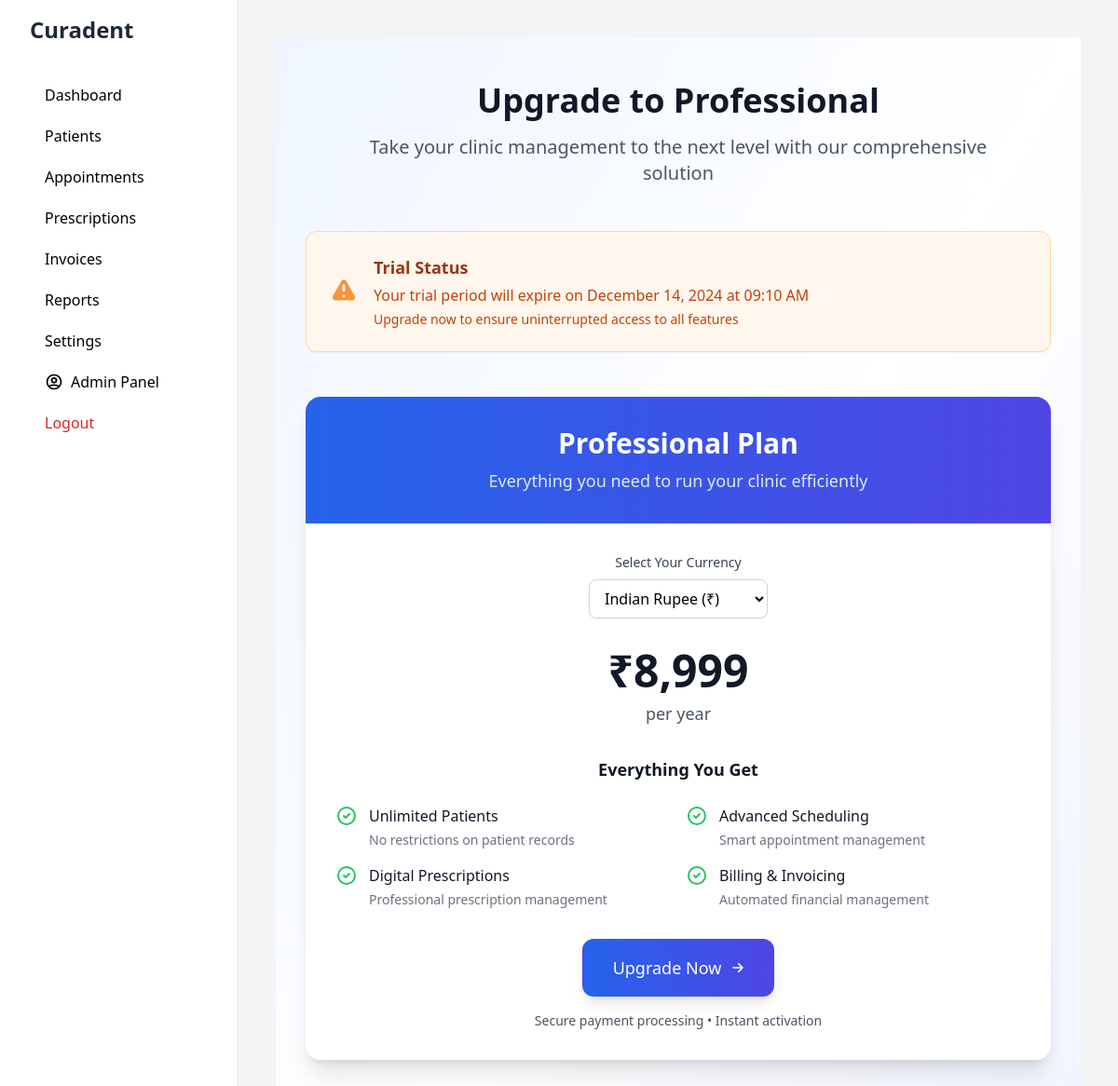
The page /billing/upgrade (signed in) on the database its author committed.
### app/models/settings.py (models this page shows, shortened)
class ClinicSettings(db.Model):
    __tablename__ = 'clinic_settings'
    id = db.Column(db.Integer, primary_key=True)
    clinic_name = db.Column(db.String(200), nullable=False)
    doctor_name = db.Column(db.String(100), nullable=False)
    email = db.Column(db.String(120))
    phone = db.Column(db.String(20))
    country_code = db.Column(db.String(5), default='+91')
    address = db.Column(db.Text)
    currency = db.Column(db.String(3), default='INR')
    opening_time = db.Column(db.Time)
    closing_time = db.Column(db.Time)
    working_days = db.Column(db.String(100))
    registration_number = db.Column(db.String(50))
    tax_id = db.Column(db.String(50))
    logo_path = db.Column(db.String(200))
    gmail_app_password = db.Column(db.String(100))
    @staticmethod
    def get_settings():
        settings = ClinicSettings.query.first()
        return settings

### app/models/user.py (models this page shows, shortened)
class User(UserMixin, db.Model):
    id = db.Column(db.Integer, primary_key=True)
    email = db.Column(db.String(120), unique=True, nullable=False)
    username = db.Column(db.String(80), unique=True, nullable=False)
    password_hash = db.Column(db.String(128))
    role = db.Column(db.String(20), nullable=False, default='staff')
    trial_start = db.Column(db.DateTime, default=datetime.utcnow)
    trial_end = db.Column(db.DateTime, default=lambda: datetime.utcnow() + timedelta(days=3))
    is_trial = db.Column(db.Boolean, default=True)
    created_at = db.Column(db.DateTime, default=datetime.utcnow)

### app/routes/billing.py (the view)
@billing_bp.route('/upgrade')
@login_required
def upgrade():
    return render_template('dashboard/billing/upgrade.html')

### app/__init__.py (called while the page is built)
def create_app():
    app = Flask(__name__)
    app.config.from_object(Config)
    db.init_app(app)
    migrate.init_app(app, db)
    login_manager.init_app(app)
    from app.routes.auth import auth_bp
    from app.routes.main import main_bp
    from app.routes.appointment import appointment_bp
    from app.routes.prescription import prescription_bp
    from app.routes.invoice import invoice_bp
    from app.routes.billing import billing_bp
    app.register_blueprint(auth_bp)
    app.register_blueprint(main_bp)
    app.register_blueprint(appointment_bp)
    app.register_blueprint(prescription_bp)
    app.register_blueprint(invoice_bp)
    app.register_blueprint(billing_bp)
    @app.context_processor
    def inject_settings():
        from app.models.settings import ClinicSettings
        settings = ClinicSettings.get_settings()
        return dict(clinic_settings=settings)
    return app

### app/models/user.py (called while the page is built)
@login_manager.user_loader
def load_user(id):
    return User.query.get(int(id))

### app/templates/dashboard/billing/upgrade.html (shortened to what this page needs)
{% extends "base.html" %}
{% block content %}
<div class="min-h-screen bg-gradient-to-br from-blue-50 via-white to-indigo-50 py-12 px-4 sm:px-6 lg:px-8">
    <div class="max-w-4xl mx-auto">
        <div class="text-center mb-12">
            <h1 class="text-4xl font-extrabold text-gray-900 mb-4">
                Upgrade to Professional
            </h1>
            <p class="text-xl text-gray-600 max-w-2xl mx-auto">
                Take your clinic management to the next level with our comprehensive solution
            </p>
        </div>
        <div class="bg-orange-50 border border-orange-200 rounded-xl p-6 mb-12 shadow-sm">
            <div class="flex items-center">
                <div class="flex-shrink-0">
                </div>
                <div class="ml-4">
                    <h3 class="text-lg font-semibold text-orange-800">Trial Status</h3>
                    <div class="mt-1 text-orange-700">
                        <p>Your trial period will expire on {{ current_user.trial_end.strftime('%B %d, %Y at %I:%M %p') }}</p>
                        <p class="text-sm mt-1">Upgrade now to ensure uninterrupted access to all features</p>
                    </div>
                </div>
            </div>
        </div>
        <div class="bg-white rounded-2xl shadow-xl overflow-hidden">
            <div class="bg-gradient-to-r from-blue-600 to-indigo-600 p-8 text-center">
                <h2 class="text-3xl font-bold text-white mb-2">Professional Plan</h2>
                <p class="text-blue-100 text-lg">Everything you need to run your clinic efficiently</p>
            </div>
            <div class="p-8">
                <div class="mb-8 text-center">
                    <label class="block text-sm font-medium text-gray-700 mb-2">Select Your Currency</label>
                    <select id="currency" onchange="updatePrice(this.value)"
                            class="mt-1 block w-48 mx-auto py-2 px-3 border border-gray-300 bg-white rounded-lg shadow-sm focus:outline-none focus:ring-2 focus:ring-blue-500 focus:border-blue-500 transition-all">
                        <option value="INR">Indian Rupee (₹)</option>
                    </select>
                </div>
                <div class="text-center mb-8">
                    <div class="text-5xl font-bold text-gray-900 mb-2">
                        <span id="price-INR" class="price">₹8,999</span>
                    </div>
                    <span class="text-lg text-gray-600">per year</span>
                </div>
                <div class="space-y-6 mb-8">
                    <h3 class="text-lg font-semibold text-gray-900 mb-4 text-center">Everything You Get</h3>
                    <div class="grid md:grid-cols-2 gap-4">
                        <div class="flex items-start">
                            <div class="flex-shrink-0">
                                <svg class="h-6 w-6 text-green-500" fill="none" stroke="currentColor" viewBox="0 0 24 24">
                                    <path stroke-linecap="round" stroke-linejoin="round" stroke-width="2" d="M9 12l2 2 4-4m6 2a9 9 0 11-18 0 9 9 0 0118 0z"/>
                                </svg>
                            </div>
                            <div class="ml-3">
                                <h4 class="text-base font-medium text-gray-900">Unlimited Patients</h4>
                                <p class="mt-1 text-sm text-gray-500">No restrictions on patient records</p>
                            </div>
                        </div>
                        <div class="flex items-start">
                            <div class="flex-shrink-0">
                                <svg class="h-6 w-6 text-green-500" fill="none" stroke="currentColor" viewBox="0 0 24 24">
                                    <path stroke-linecap="round" stroke-linejoin="round" stroke-width="2" d="M9 12l2 2 4-4m6 2a9 9 0 11-18 0 9 9 0 0118 0z"/>
                                </svg>
                            </div>
                            <div class="ml-3">
                                <h4 class="text-base font-medium text-gray-900">Advanced Scheduling</h4>
                                <p class="mt-1 text-sm text-gray-500">Smart appointment management</p>
                            </div>
                        </div>
                        <div class="flex items-start">
                            <div class="flex-shrink-0">
                                <svg class="h-6 w-6 text-green-500" fill="none" stroke="currentColor" viewBox="0 0 24 24">
                                    <path stroke-linecap="round" stroke-linejoin="round" stroke-width="2" d="M9 12l2 2 4-4m6 2a9 9 0 11-18 0 9 9 0 0118 0z"/>
                                </svg>
                            </div>
                            <div class="ml-3">
                                <h4 class="text-base font-medium text-gray-900">Digital Prescriptions</h4>
                                <p class="mt-1 text-sm text-gray-500">Professional prescription management</p>
                            </div>
                        </div>
                        <div class="flex items-start">
                            <div class="flex-shrink-0">
                                <svg class="h-6 w-6 text-green-500" fill="none" stroke="currentColor" viewBox="0 0 24 24">
                                    <path stroke-linecap="round" stroke-linejoin="round" stroke-width="2" d="M9 12l2 2 4-4m6 2a9 9 0 11-18 0 9 9 0 0118 0z"/>
                                </svg>
                            </div>
                            <div class="ml-3">
                                <h4 class="text-base font-medium text-gray-900">Billing & Invoicing</h4>
                                <p class="mt-1 text-sm text-gray-500">Automated financial management</p>
                            </div>
                        </div>
                    </div>
                </div>
                <div class="text-center">
                    <a href="https://dentflow.pro/contact" target="_blank"
                       class="inline-flex items-center justify-center px-8 py-4 border border-transparent text-lg font-medium rounded-xl text-white bg-gradient-to-r from-blue-600 to-indigo-600 hover:from-blue-700 hover:to-indigo-700 focus:outline-none focus:ring-2 focus:ring-offset-2 focus:ring-blue-500 transform transition-all hover:scale-105 shadow-lg">
                        Upgrade Now
                        <svg class="ml-2 -mr-1 h-5 w-5" xmlns="http://www.w3.org/2000/svg" fill="none" viewBox="0 0 24 24" stroke="currentColor">
                            <path stroke-linecap="round" stroke-linejoin="round" stroke-width="2" d="M13 7l5 5m0 0l-5 5m5-5H6"/>
                        </svg>
                    </a>
                    <p class="mt-4 text-sm text-gray-600">Secure payment processing • Instant activation</p>
                </div>
            </div>
        </div>
    </div>
</div>
{% endblock %}

### app/templates/base.html (shortened to what this page needs)
<!DOCTYPE html>
<html lang="en">
<head>
    <script src="https://cdn.tailwindcss.com"></script>
</head>
<body class="bg-gray-100">
    <div class="min-h-screen flex">
        <div class="bg-white w-64 px-8 py-4 border-r">
            <h1 class="text-2xl font-bold text-gray-800 mb-8">
                {% if clinic_settings and clinic_settings.clinic_name %}
                    {{ clinic_settings.clinic_name }}
                {% else %}
                    Clinic MS
                {% endif %}
            </h1>
            <nav>
                <a href="{{ url_for('main.dashboard') }}" class="block py-2.5 px-4 rounded transition duration-200 hover:bg-gray-100">
                    Dashboard
                </a>
                <a href="{{ url_for('main.patients') }}" class="block py-2.5 px-4 rounded transition duration-200 hover:bg-gray-100">
                    Patients
                </a>
                <a href="{{ url_for('main.appointments') }}" class="block py-2.5 px-4 rounded transition duration-200 hover:bg-gray-100">
                    Appointments
                </a>
                <a href="{{ url_for('main.prescriptions') }}" class="block py-2.5 px-4 rounded transition duration-200 hover:bg-gray-100">
                    Prescriptions
                </a>
                <a href="{{ url_for('main.invoices') }}" class="block py-2.5 px-4 rounded transition duration-200 hover:bg-gray-100">
                    Invoices
                </a>
                <a href="{{ url_for('main.reports') }}" class="block py-2.5 px-4 rounded transition duration-200 hover:bg-gray-100">
                    Reports
                </a>
                <a href="{{ url_for('main.settings') }}" class="block py-2.5 px-4 rounded transition duration-200 hover:bg-gray-100">
                    Settings
                </a>
                <a href="{{ url_for('main.admin') }}" class="block py-2.5 px-4 rounded transition duration-200 hover:bg-gray-100">
                    <div class="flex items-center">
                        <svg class="h-5 w-5 mr-2" fill="none" viewBox="0 0 24 24" stroke="currentColor">
                            <path stroke-linecap="round" stroke-linejoin="round" stroke-width="2"
                                  d="M5.121 17.804A13.937 13.937 0 0112 16c2.5 0 4.847.655 6.879 1.804M15 10a3 3 0 11-6 0 3 3 0 016 0zm6 2a9 9 0 11-18 0 9 9 0 0118 0z"/>
                        </svg>
                        Admin Panel
                    </div>
                </a>
                <a href="{{ url_for('auth.logout') }}" class="block py-2.5 px-4 rounded transition duration-200 hover:bg-gray-100 text-red-600">
                    Logout
                </a>
            </nav>
        </div>
        <div class="flex-1 p-10">
            {% block content %}{% endblock %}
        </div>
    </div>
</body>
</html>

### rows shown on the page
ClinicSettings: clinic_name "Curadent"
User: trial_end "December 14, 2024 at 09:10 AM"
